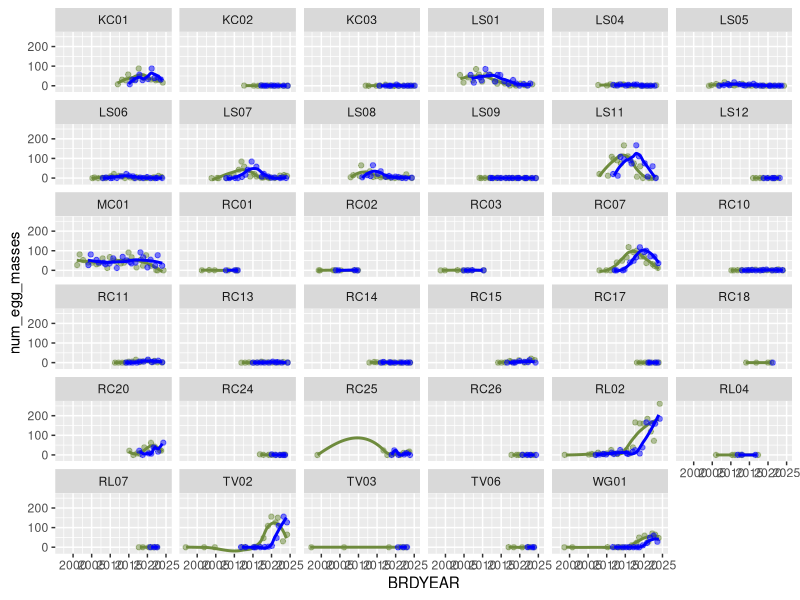
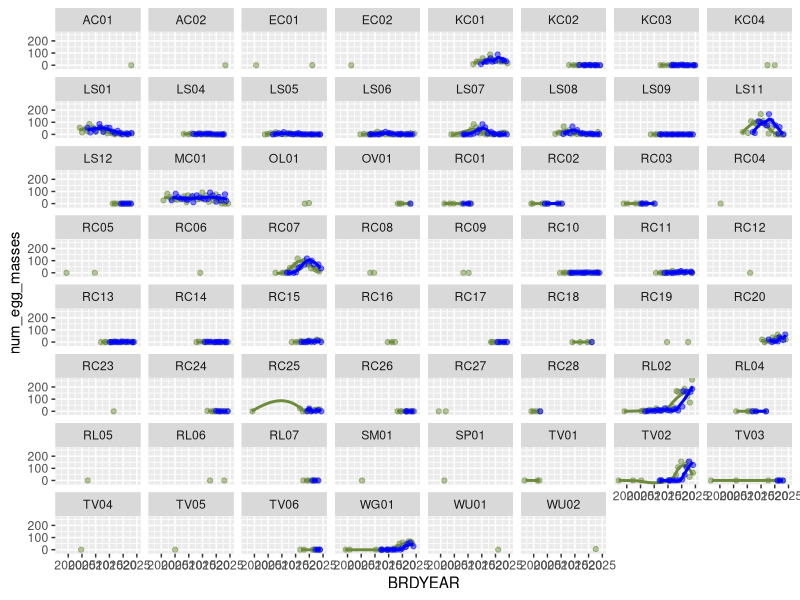

Generate these figures, in order, with R: (Note: this script raises an error after producing the figures.)
## ---- chunk 1
knitr::opts_chunk$set(echo = TRUE)
knitr::opts_chunk$set(warning = FALSE)
## ---- chunk 2
library(dplyr)
library(ggplot2)
library(tidyverse)
setwd(here::here("code"))
# source("1_data_prep.R")
data <- read_csv(here::here("data", "filtered_raw_data.csv"))
between_year_data <- read_csv(here::here("data", "between_year_data.csv"))
complete_btw_data <- read_csv(here::here("data", "complete_btw_data.csv"))
onset_of_breeding_surv <- read_csv(here::here("data", "onset_of_breeding.csv"))
## ---- chunk 3
#summary information of egg masses count

#total number of egg masses is 3939
sum(data$NumberofEggMasses, na.rm = TRUE)

#maximum number of egg masses for a given survey is 25, while the mean is 0.857
summary(data$NumberofEggMasses,na.rm = TRUE)
## ---- chunk 4
statistics <- data %>% 
  group_by(BRDYEAR,Watershed,LocationID) %>% 
  summarize(survey_count = n_distinct(EventGUID),
            mean_egg_num = (sum(NumberofEggMasses, na.rm = TRUE)/survey_count),
            total_egg_num =sum(NumberofEggMasses, na.rm = TRUE),
            firstEgg = min(dayOfWY), 
            lastEgg = max(dayOfWY), 
            breedingLength = max(dayOfWY) - min(dayOfWY))
statistics
## ---- chunk 5
# ranges of each variable for summary data table
data_mins <- data.frame(sapply(data, min, na.rm = TRUE))
data_maxs <- data.frame(sapply(data, max, na.rm = TRUE))
data_means <- data.frame(sapply(data, mean, na.rm = TRUE))
count(data, LocationID)
## ---- chunk 6
summary <- data %>%
  select(BRDYEAR, yearly_rain, yearly_rain_lag, mean_percent_water, mean_percent_sub, interpolated_canopy, WaterTemp, MaxD, WaterSalinity, AirTemp) %>%
  summarise(
    across(everything(), list(min = ~min(., na.rm = TRUE), 
                              max = ~max(., na.rm = TRUE), 
                              mean = ~mean(., na.rm = TRUE)), 
           .names = "{.col}_{.fn}")
  ) %>%
  pivot_longer(cols = everything(), 
               names_to = c("Variable", "Stat"),
               names_pattern = "(.*)_(.*)", 
               values_to = "Value") %>%
  pivot_wider(names_from = Stat, values_from = Value)

num_sites <- data %>% summarise(total_locationIDs = n_distinct(LocationID))
num_watershed <- data %>% summarise(total_watersheds = n_distinct(Watershed))

## ---- chunk 7
between_year_data_lagged <- between_year_data %>%
  group_by(LocationID) %>%
  arrange(BRDYEAR) %>%
  mutate(num_egg_masses_lag = lag(num_egg_masses, n = 3)) %>%
  ungroup()

lag_sites <- ggplot(between_year_data_lagged, aes(x=BRDYEAR)) +
  geom_jitter(aes(y=num_egg_masses), color="darkolivegreen4", alpha=0.5) +
  geom_smooth(aes(y=num_egg_masses), color="darkolivegreen4",alpha=0.3, se=F) +
  geom_jitter(aes(y=num_egg_masses_lag), color="blue", alpha=0.5) +
  geom_smooth(aes(y=num_egg_masses_lag), color="blue", alpha=0.3, se=F) +
  facet_wrap(.~LocationID)

## more relevant, just seemingly (at quick glance) continous sites
cont_btw_lag <- between_year_data_lagged %>% filter(LocationID=='KC01' | LocationID=='KC02' |LocationID=='KC03' | LocationID=='LS01' | LocationID=='LS04' | LocationID=='LS05' | LocationID=='LS06' | LocationID=='LS07' | LocationID=='LS08' | LocationID=='LS09' | LocationID=='LS11' | LocationID=='LS12' | LocationID=='MC01' | LocationID=='RC01' | LocationID=='RC02' | LocationID=='RC03' | LocationID=='RC07' | LocationID=='RC10' | LocationID=='RC11' | LocationID=='RC13' | LocationID=='RC14' | LocationID=='RC15' | LocationID=='RC17' | LocationID=='RC18' | LocationID=='RC20' | LocationID=='RC24' | LocationID=='RC25' | LocationID=='RC26' | LocationID=='RL02' | LocationID=='RL04' | LocationID=='RL07' | LocationID=='TV02' | LocationID=='TV03' | LocationID=='TV06' | LocationID=='WG01')

cont_lag_sites <- ggplot(cont_btw_lag, aes(x=BRDYEAR)) +
  geom_jitter(aes(y=num_egg_masses), color="darkolivegreen4", alpha=0.5) +
  geom_smooth(aes(y=num_egg_masses), color="darkolivegreen4",alpha=0.3, se=F) +
  geom_jitter(aes(y=num_egg_masses_lag), color="blue", alpha=0.5) +
  geom_smooth(aes(y=num_egg_masses_lag), color="blue", alpha=0.3, se=F) +
  facet_wrap(.~LocationID)
## ---- chunk 8
# Darren believes there is data 2004-2010 at Mori/Laguna Salada, Milagra, Big Lagoon, & Rodeo which prompted us to revisit our data before 2010 (prev filtered out)

false_validation <- raw_data %>% select(Validation) %>% 
  group_by(Validation) %>% 
  summarise(Counts=n())

# copied the filtering process used to create "data" from 1_data_prep. ADDED filter <2010
pre2010_data <- unfiltered_data %>% 
  group_by(LocationID, BRDYEAR) %>% 
  summarize(survey_count_site_yr = n_distinct(EventGUID), .groups = "drop") %>% 
  ungroup() %>% 
  full_join(unfiltered_data, by = c("LocationID" = "LocationID", "BRDYEAR" = "BRDYEAR")) %>% 
  filter(survey_count_site_yr > 1) %>% 
  filter(BRDYEAR < 2010) %>%
  mutate(
    Watershed = droplevels(Watershed),
    LocationID = droplevels(LocationID)) %>%
  mutate(
    LocationID = case_when(
      LocationID == "LS02" | LocationID == "LS03" ~ "LS11",
      TRUE ~ LocationID)) %>% 
  mutate(LocationID = case_when( # fix lowercase LocationIDs (ex: rc01 to RC01)
    LocationID == "rc01" ~ "RC01",
    LocationID == "rc02" ~ "RC02",
    LocationID == "rc03" ~ "RC03",
    TRUE ~ LocationID #keeps other values unchanged
  ))

# between year pre-2010 data
btw_pre2010_data <- pre2010_data %>% 
  select(LocationID, BRDYEAR, Watershed, NumberofEggMasses, AirTemp, WaterTemp, MaxD, WaterSalinity, CoastalSite, yearly_rain, ground_sub, ground_emerg, ground_open_water, interpolated_canopy, water_flow, water_regime) %>% 
  group_by(LocationID, BRDYEAR) %>% 
  summarize(
    mean_max_depth = ifelse(all(is.na(MaxD)), NA, mean(MaxD, na.rm = TRUE)),
    max_depth = ifelse(all(is.na(MaxD)), NA, max(MaxD, na.rm = TRUE)),
    mean_salinity = ifelse(all(is.na(WaterSalinity)), NA, mean(WaterSalinity, na.rm = TRUE)),
    max_salinity = ifelse(all(is.na(WaterSalinity)), NA, max(WaterSalinity, na.rm = TRUE)),
    AirTemp = ifelse(all(is.na(AirTemp)), NA, mean(AirTemp, na.rm = TRUE)),
    WaterTemp = ifelse(all(is.na(WaterTemp)), NA, mean(WaterTemp, na.rm = TRUE)),
    num_egg_masses = sum(NumberofEggMasses, na.rm = TRUE), 
    mean_percent_sub = ifelse(all(is.na(ground_sub)), NA, mean(ground_sub, na.rm = TRUE)),
    mean_percent_emerg = ifelse(all(is.na(ground_emerg)), NA, mean(ground_emerg, na.rm = TRUE)),
    mean_percent_water = ifelse(all(is.na(ground_open_water)), NA, mean(ground_open_water, na.rm = TRUE)),
    across(everything(), ~first(.))) %>% 
  select(-MaxD, -WaterSalinity, -NumberofEggMasses, -ground_sub, -ground_emerg, -ground_open_water) %>% 
  mutate(mean_salinity = if_else(CoastalSite, mean_salinity, 0),
         max_salinity = if_else(CoastalSite, max_salinity, 0)) %>% 
  select(-max_salinity, -mean_salinity) %>% # deleting salinity from between year
  ungroup()


# creating a "complete case" column
btw_pre2010_data$complete_case <- complete.cases(btw_pre2010_data)
complete_btw_pre2010_data <- btw_pre2010_data %>% filter(complete_case == TRUE)


pre2010_eggs <- pre2010_data %>% 
  group_by(BRDYEAR,Watershed,LocationID) %>% 
  summarize(survey_count = n_distinct(EventGUID),
            total_egg_num =sum(NumberofEggMasses, na.rm = TRUE),
            firstEgg = min(dayOfWY))

# onset of breeding pre2010
onset_pre2010 <- onset_of_breeding %>% 
  filter(BRDYEAR < 2010)

# creating a "complete case" column
onset_pre2010$complete_case <- complete.cases(onset_pre2010)
complete_onset_pre2010 <- onset_pre2010 %>% filter(complete_case == TRUE)
## ---- chunk 9
# LOCATIONID: number eggs vs. year
## only pre2010 data
ggplot(btw_pre2010_data, aes(BRDYEAR, num_egg_masses)) +
  geom_point() +
  geom_line() +
  facet_wrap(.~LocationID)

ggplot(btw_pre2010_data, aes(x=BRDYEAR, y=num_egg_masses, color=LocationID)) +
  geom_point() +
  geom_smooth(se=FALSE) +
  xlab("Year")

## all years
ggplot(between_year_data, aes(BRDYEAR, num_egg_masses)) +
  geom_point() +
  geom_line() +
  facet_wrap(.~LocationID)

ggsave('btw year - eggs by location.png', width = 15, height = 8, units = "in", path = "~/Documents/Berkeley/junior 2023-24/spring24/frog job/CRLF2/Output")

ggplot(between_year_data, aes(x=BRDYEAR, y=num_egg_masses, color=LocationID)) +
  geom_point() +
  geom_smooth(se=FALSE) +
  xlab("Year")

# WATERSHED: number eggs vs. year
## only pre2010 data
ggplot(btw_pre2010_data, aes(BRDYEAR, num_egg_masses)) +
  geom_point() +
  geom_line() +
  facet_wrap(.~Watershed)

ggplot(btw_pre2010_data, aes(x=BRDYEAR, y=num_egg_masses, color=Watershed)) +
  geom_point() +
  geom_smooth(se=FALSE) +
  xlab("Year")

## all data
ggplot(between_year_data, aes(BRDYEAR, num_egg_masses)) +
  geom_point() +
  geom_line() +
  facet_wrap(.~Watershed)
ggsave('btw year - eggs by watershed.png', width = 15, height = 8, units = "in", path = "~/Documents/Berkeley/junior 2023-24/spring24/frog job/CRLF2/Output")


ggplot(between_year_data, aes(x=BRDYEAR, y=num_egg_masses, color=Watershed)) +
  geom_point() +
  geom_smooth(se=FALSE) +
  xlab("Year")
## ---- chunk 10
# plots for data comparisons across all sites
cover_comparisons = between_year_data_for_cover_comparison

ggplot(data = cover_comparisons) + 
  geom_smooth(aes(x = BRDYEAR, y = mean_ground_sub), color = "salmon", se = FALSE) +
  geom_smooth(aes(x = BRDYEAR, y = mean_interpolated_sub), color = "turquoise3", se = FALSE)

ggplot(data = cover_comparisons) + 
  geom_smooth(aes(x = BRDYEAR, y = mean_ground_emerg), color = "salmon", se = FALSE) +
  geom_smooth(aes(x = BRDYEAR, y = mean_interpolated_emerg), color = "turquoise3", se = FALSE)

ggplot(data = cover_comparisons) + 
  geom_smooth(aes(x = BRDYEAR, y = mean_ground_open_water), color = "salmon", se = FALSE) +
  geom_smooth(aes(x = BRDYEAR, y = mean_interpolated_open_water), color = "turquoise3",se = FALSE)

## ---- chunk 11
# facet wrap by site
site_sub <- ggplot(data = cover_comparisons) + 
  geom_smooth(aes(x = BRDYEAR, y = mean_ground_sub), color = "salmon", se = FALSE) +
  geom_line(aes(x = BRDYEAR, y = mean_interpolated_sub), color = "turquoise3") +
  facet_wrap(~LocationID)

site_emerg <- ggplot(data = cover_comparisons) + 
  geom_smooth(aes(x = BRDYEAR, y = mean_ground_emerg), color = "salmon", se = FALSE) +
  geom_line(aes(x = BRDYEAR, y = mean_interpolated_emerg), color = "turquoise3", se = FALSE) +
  facet_wrap(~LocationID)

site_open <- ggplot(data = cover_comparisons) + 
  geom_smooth(aes(x = BRDYEAR, y = mean_ground_open_water), color = "salmon", se = FALSE) +
  geom_line(aes(x = BRDYEAR, y = mean_interpolated_open_water), color= "turquoise3", se = FALSE) +
  facet_wrap(~LocationID)
## ---- chunk 12
# run correlations for open water and vegetation
correlations <- cover_comparisons %>% 
  na.omit() %>% 
  group_by(LocationID) %>% 
  summarize(open_water_cor = cor(mean_ground_open_water, mean_interpolated_open_water),
            sub_cor = cor(mean_ground_sub, mean_interpolated_sub),
            emerg_cor = cor(mean_ground_emerg, mean_interpolated_emerg))

overall_cor <- cover_comparisons %>% 
  na.omit() %>% 
  summarize(open_water_cor = cor(mean_ground_open_water, mean_interpolated_open_water),
            sub_cor = cor(mean_ground_sub, mean_interpolated_sub),
            emerg_cor = cor(mean_ground_emerg, mean_interpolated_emerg))

# lm's for correlation
open_water_model <- lm(mean_ground_open_water ~ mean_interpolated_open_water + as.factor(LocationID), data = cover_comparisons)
summary(open_water_model)

sub_veg_model <- lm(mean_ground_sub ~ mean_interpolated_sub, data = cover_comparisons)
summary(sub_veg_model)

emerg_veg_model <- lm(mean_ground_emerg ~ mean_interpolated_emerg, data = cover_comparisons)
summary(emerg_veg_model)
## ---- chunk 13
# plotting on-the-ground data on X axis, interpolated on Y axis
ggplot(data = cover_comparisons, aes(x = mean_ground_open_water, y = mean_interpolated_open_water)) + 
  geom_smooth(se = FALSE) + 
  facet_wrap(~LocationID)
## ---- chunk 14
cover_comparisons = between_year_data_for_cover_comparison

# creating a "complete case" column
cover_comparisons$complete_case <- complete.cases(cover_comparisons)

# 161 complete cases 
complete_cover_comparisons <- cover_comparisons %>% filter(complete_case == TRUE)

# 24 complete sites
complete_sites <- complete_cover_comparisons %>% 
  group_by(LocationID) %>% 
  count() # there are 24 complete LocationIDs (sites)

## previous number of sites (before complete_case filter) = 47
## 23 sites were lost
previous_site_number <- between_year_data_for_cover_comparison %>% 
  group_by_("LocationID") %>% 
  count()

# join with previous_site LocationID column to get NAs for missing sites
complete_with_missing_sites <- previous_site_number %>% 
  select(LocationID) %>% 
  full_join(complete_sites)

summary(complete.cases(complete_with_missing_sites)) # lose 23 sites (complete=FALSE), 24 remain
## ---- chunk 15
# submergent
complete_submergent <- ggplot(data = complete_cover_comparisons) + 
  geom_smooth(aes(x = BRDYEAR, y = mean_ground_sub), color = "darkolivegreen3", se = FALSE) +
  geom_smooth(aes(x = BRDYEAR, y = mean_interpolated_sub), color = "cornflowerblue", se = FALSE)

#emergent
complete_emergent <- ggplot(data = complete_cover_comparisons) + 
  geom_smooth(aes(x = BRDYEAR, y = mean_ground_emerg), color = "darkolivegreen3", se = FALSE) +
  geom_smooth(aes(x = BRDYEAR, y = mean_interpolated_emerg), color = "cornflowerblue", se = FALSE)

#open water
complete_open <- ggplot(data = complete_cover_comparisons) + 
  geom_smooth(aes(x = BRDYEAR, y = mean_ground_open_water), color = "darkolivegreen3", se = FALSE) +
  geom_smooth(aes(x = BRDYEAR, y = mean_interpolated_open_water), color = "cornflowerblue",se = FALSE)
## ---- chunk 16
# facet wrap by site
## submergent
complete_site_sub <- ggplot(data = complete_cover_comparisons) + 
  geom_smooth(aes(x = BRDYEAR, y = mean_ground_sub), color = "darkolivegreen3", se = FALSE) +
  geom_line(aes(x = BRDYEAR, y = mean_interpolated_sub), color = "cornflowerblue") +
  facet_wrap(~LocationID)

## emergent
complete_site_emerg <- ggplot(data = complete_cover_comparisons) + 
  geom_smooth(aes(x = BRDYEAR, y = mean_ground_emerg), color = "darkolivegreen3", se = FALSE) +
  geom_line(aes(x = BRDYEAR, y = mean_interpolated_emerg), color = "cornflowerblue", se = FALSE) +
  facet_wrap(~LocationID)

## open water
complete_site_open <- ggplot(data = complete_cover_comparisons) + 
  geom_smooth(aes(x = BRDYEAR, y = mean_ground_open_water), color = "darkolivegreen3", se = FALSE) +
  geom_line(aes(x = BRDYEAR, y = mean_interpolated_open_water), color= "cornflowerblue", se = FALSE) +
  facet_wrap(~LocationID)
## ---- chunk 17
# run correlations for open water and vegetation

## by site
correlations <- complete_cover_comparisons %>% 
  na.omit() %>% 
  group_by(LocationID) %>% 
  summarize(open_water_cor = cor(mean_ground_open_water, mean_interpolated_open_water),
            sub_cor = cor(mean_ground_sub, mean_interpolated_sub),
            emerg_cor = cor(mean_ground_emerg, mean_interpolated_emerg))

## overall
overall_cor <- complete_cover_comparisons %>% 
  na.omit() %>% 
  summarize(open_water_cor = cor(mean_ground_open_water, mean_interpolated_open_water),
            sub_cor = cor(mean_ground_sub, mean_interpolated_sub),
            emerg_cor = cor(mean_ground_emerg, mean_interpolated_emerg))


# lm's for correlation
open_water_model <- lm(mean_ground_open_water ~ mean_interpolated_open_water + as.factor(LocationID), data = complete_cover_comparisons)
summary(open_water_model)

sub_veg_model <- lm(mean_ground_sub ~ mean_interpolated_sub, data = complete_cover_comparisons)
summary(sub_veg_model)

emerg_veg_model <- lm(mean_ground_emerg ~ mean_interpolated_emerg, data = complete_cover_comparisons)
summary(emerg_veg_model)
## ---- chunk 18
canopy_emergent <- complete_btw_data %>% ggplot(aes(x=interpolated_canopy, y=mean_percent_emerg))+
  geom_point() +
  geom_smooth()
canopy_emergent

canopy_emergent_model <- lm(mean_percent_emerg ~ interpolated_canopy, data = complete_btw_data)

summary(canopy_emergent_model)

# facet by site
complete_btw_data %>% ggplot(aes(x=interpolated_canopy, y=mean_percent_emerg))+
  geom_point() +
  geom_smooth() +
  facet_wrap(~Watershed)

## ---- chunk 19
#I made a new "data_after2009"data set and plot the trend line using is, instead of the full "data". (since 2000-2005 all have 0 egg masses, and there are no records from 2009 to 2009)
data_after2009 <- data|> 
  filter(BRDYEAR>2009)
data_after2009

statistics_after2009 <- statistics |>
  filter(BRDYEAR>2009)
statistics_after2009
## ---- chunk 20
#plots of mean number of NEW egg masses per survey
#This code has been updated. If anyone can help adding label info (the mean value) besides each point that would be great. 
ggplot(data = data_after2009,mapping = aes(x = BRDYEAR, y = NumberofEggMasses))+ 
  geom_jitter(alpha=0.1,width = 0.1)+
  stat_summary(fun = "mean",geom = "point",color = "orange", size= 2)+
  geom_smooth(method = "lm", color = "blue",se = FALSE)+
  labs(x = "Year", y = "mean number of new egg masses per survey")+
  scale_y_continuous(limits = c(0,5))

### above plot facet by watershed
ggplot(data = data_after2009,mapping = aes(x = BRDYEAR, y = NumberofEggMasses))+ 
  geom_jitter(alpha=0.1,width = 0.1)+
  stat_summary(fun = "mean",geom = "point",color = "orange", size= 2)+
  geom_smooth(method = "lm", color = "blue",se = FALSE)+
  facet_wrap(~Watershed)+ scale_y_continuous(limits = c(0,5))

### above plot facet by site
ggplot(data = data_after2009,mapping = aes(x = BRDYEAR, y = NumberofEggMasses))+ 
  geom_jitter(alpha=0.1,width = 0.1)+
  stat_summary(fun = "mean",geom = "point",color = "orange", size= 2)+
  geom_smooth(method = "lm", color = "blue",se = FALSE)+
  facet_wrap(~LocationID)+ scale_y_continuous(limits = c(0,5))

## ---- chunk 21
#plot of total egg masses over time per Watershed
ggplot(data = data_after2009,mapping = aes(x = BRDYEAR, y = NumberofEggMasses))+ 
  stat_summary(fun = "sum",geom = "point", color = "black", size= 2) + facet_wrap(~Watershed)+
  labs(x = "Year", y = "total new egg masses")

#plot of total egg masses over time per site
ggplot(data = data_after2009)+ 
  stat_summary(mapping = aes(x = BRDYEAR, y = NumberofEggMasses),
               fun = "sum",geom = "point",color = "black", size= 2) + facet_wrap(~LocationID)+
  labs(x = "Year", y = "total new egg masses")

## above with size of point = survey_count (per site)
ggplot(data = statistics, mapping = aes(x = BRDYEAR, y = total_egg_num)) +
  geom_point(aes(alpha = survey_count)) + facet_wrap(~LocationID) +
  labs(x = "Year", y = "total new egg masses")

# plot of presence or absence of eggs for each site/year
between_year_data_plot <- between_year_data %>% 
  mutate(
    boolean_eggs = (num_egg_masses != 0)
  )
ggplot(between_year_data_plot, aes(x = BRDYEAR, y = LocationID, fill = boolean_eggs)) + geom_tile(color = "black") + coord_fixed() + scale_fill_manual(values = c("lavender", "purple4")) + theme_classic()
## ---- chunk 22

ggplot(data = within_year_data, aes(x = dayOfWY, y = NumberofEggMasses)) + geom_point()

## ---- chunk 23
# timing (days since october 1) of egg laying by year and watershed

eggTiming<-data|>
  filter(NumberofEggMasses > 0)|>
  group_by(Watershed, LocationID, BRDYEAR)|>
  summarize(firstEgg = min(dayOfWY), 
            lastEgg = max(dayOfWY), 
            breedingLength = max(dayOfWY) - min(dayOfWY))
eggTiming


## plot timing v.1
ggplot(data = eggTiming, aes(x = BRDYEAR, y = breedingLength, color = Watershed)) + geom_line()

## improved plot timing v.2
ggplot(data = eggTiming, aes(x = BRDYEAR, y = breedingLength, color = Watershed)) + geom_point() + geom_smooth(method="loess", se=F)

#above plot but facet by watershed
ggplot(data = eggTiming, aes(x = BRDYEAR, y = breedingLength,color = Watershed)) + geom_point() + geom_smooth(method="loess", se=F)+ facet_wrap(~Watershed)

ggplot(data = eggTiming, aes(x = BRDYEAR, y = breedingLength,color = Watershed)) + geom_point() + geom_smooth(method="loess", se=F)+ facet_wrap(~LocationID)

# Which one of the 3 rainfall dataset should we use for each of these sites?
## TODO: correlate breeding season length with rainfall
## ---- chunk 24
eggTiming|>
  group_by(BRDYEAR)

# Calculate the full breeding length of all sites for a given year, to be correlated with rainfall data.
eggTiming_new <- data %>%
  filter(NumberofEggMasses > 0) %>%
  group_by(BRDYEAR) %>%
  summarize(firstEgg = min(dayOfWY), 
            lastEgg = max(dayOfWY), 
            breedingLength = max(dayOfWY) - min(dayOfWY))
eggTiming_new$Water_Year <- eggTiming_new$BRDYEAR
ggplot(data = eggTiming_new, aes(x = Water_Year, y = breedingLength,)) + geom_point() + geom_smooth(method="loess", se=F)
## ---- chunk 25
#table showing number of different sites for all watersheds
number_of_sites_within_watershed <- data %>% 
  group_by(Watershed) %>% 
  summarize(distinct_count = n_distinct(LocationID))
number_of_sites_within_watershed

as.data.frame(number_of_sites_within_watershed)
sum(number_of_sites_within_watershed$distinct_count)

#plot of the above table.
ggplot(number_of_sites_within_watershed,aes(x=Watershed,y=distinct_count))+
  geom_point()

# what is the list of sites?
## unfiltered data (i.e. visited 1x)

## filtered data
all_site_list <- data %>% group_by(LocationID) %>% 
  summarise(n=n())  %>% 
  select(LocationID)

## between year model
btw_site_list <- complete_btw_data %>% group_by(LocationID) %>% 
  summarise(n=n()) %>% 
  select(LocationID)

## within year model
within_site_list <- complete_onset %>% group_by(LocationID) %>% 
  summarise(n=n())  %>% 
  select(LocationID)

## ---- chunk 26
# table: number surveys per year (not relevant)
survey_count_by_year <- data|>
  group_by(BRDYEAR)|>
  summarize(survey_count=n_distinct(EventGUID))
survey_count_by_year

# plot: survey count per year across all watersheds/sites
ggplot(data = survey_count_by_year,aes(x=BRDYEAR,y=survey_count))+geom_point()+geom_smooth()+ scale_y_continuous(limits = c(0,200))

# table: number of surveys at each watershed per year
abundance_counts <- data %>%
  group_by(Watershed, BRDYEAR) %>%
  summarize(survey_count = n_distinct(EventGUID))
abundance_counts

# table: num surveys per site over entire study period
abundance_counts_sites <- data %>% 
  group_by(LocationID) %>% 
  summarize(survey_count = n_distinct(EventGUID))
view(abundance_counts_sites)
## ---- chunk 27
# above table but containing only after year 2009. There is a few survey before that and all in one single year in Watershed: redwood creek.
abundance_counts_after2009 <- data_after2009 %>%
  group_by(Watershed, BRDYEAR) %>%
  summarize(survey_count = n_distinct(EventGUID))
abundance_counts_after2009

# plot: number of surveys per year per Watershed after 2009.
survey_graph_after2009 <- ggplot(abundance_counts_after2009,aes(x=BRDYEAR,y=survey_count,colour=Watershed))+geom_point()+ facet_wrap(~Watershed)
survey_graph_after2009

## ---- chunk 28
#heatmap of survey count per year by watershed
ggplot(abundance_counts, aes(x = BRDYEAR, y = Watershed, fill = survey_count)) +
  geom_tile() +
  scale_fill_gradient(low = "#CBEB81", high = "#0E2D8A") +  # Adjust color gradient
  labs(x = "Breeding Year", y = "Watershed", title = "Abundance Heatmap") +  # Add axis labels and title
  theme_minimal()

#above graph containing only year after 2009.
ggplot(abundance_counts_after2009, aes(x = BRDYEAR, y = Watershed, fill = survey_count)) +
  geom_tile() +
  scale_fill_gradient(low = "#CBEB81", high = "#0E2D8A") +  # Adjust color gradient
  labs(x = "Breeding Year", y = "Watershed", title = "Abundance Heatmap") +  # Add axis labels and title
  theme_minimal()

## ---- chunk 29
#number of survey count for each number of new egg masses of all watersheds by year
ggplot(data = statistics, mapping = aes(x = total_egg_num)) + 
  geom_freqpoly(mapping = aes(colour = BRDYEAR))+
  scale_x_continuous(limits = c(0, 170))
## ---- chunk 30
# investigating number of observers (obsv_total)
## histogram of obsv_total
ggplot(data = data, aes(x = obsv_total)) + geom_histogram()
## ---- chunk 31
#counting the number of non-NA values for the environmental variables we are looking at
## SALINITY: There are 727 non-NA salinity data. We can adjust based on what Darren replied in email. 
length(na.omit(data$WaterSalinity))

## OPEN WATER： There are 3030 non-NA open water data
length(na.omit(data$PercentOpenWater))

## DEPTH (AVG & MAX): Darren said they are not that relevant; if we use we should use max depth (the one with more data)

#there are 2020 non-zero average depth data
length(na.omit(data$AvgD))

#there are 3099 non-zero maximum depth data
length(na.omit(data$MaxD))

#correlation between average depth and max depth is significantly positive 
regression_depth=lm(AvgD~MaxD,data=new_egg)
summary(regression_depth)

library(ggpubr)
ggscatter(new_egg, x = "MaxD", y = "AvgD",
          add = "reg.line",cor.coef=TRUE,coor.method=" ")
